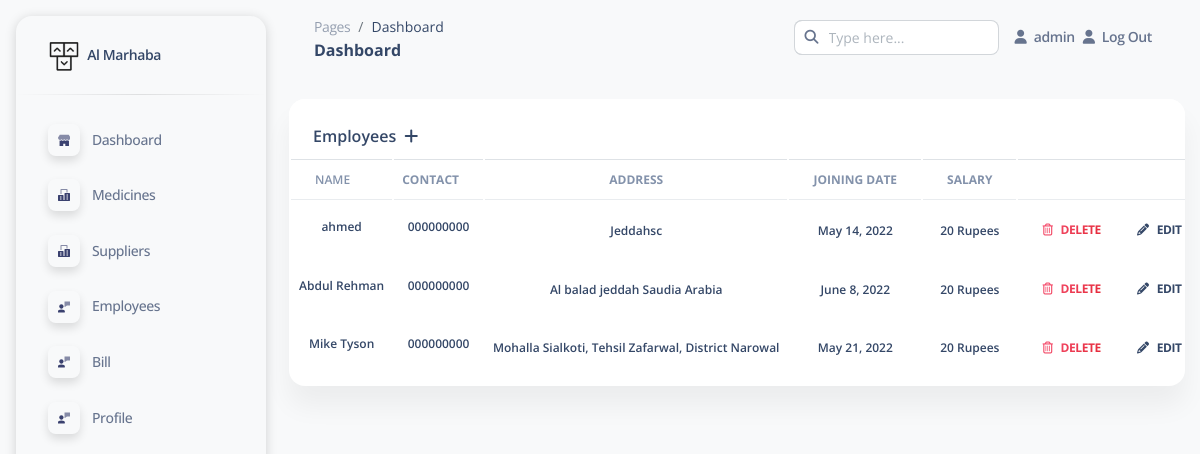
Screenshot of /empl (signed in) with the database file from the repository.
### app1/models.py (models this page shows, shortened)
class Employee(models.Model):
    id= models.AutoField(primary_key=True)
    name= models.CharField(max_length=200, null=True)
    userz = models.ForeignKey(User, on_delete=models.SET_NULL,null=True, blank=True)
    contact= models.CharField(max_length=200, null=True)
    address= models.CharField(max_length=200, null=True)
    salary= models.IntegerField()
    joining_date= models.DateField()

### app1/views.py (the view, shortened to what this page needs)
# urls.py: path('empl',views.employee, name='empl'),
@login_required
def employee(request):
    empl = Employee.objects.filter(userz=request.user)
    context={'empl':empl}
    return render(request,'employees.html',context)

### template/employees.html (shortened to what this page needs)
{% extends 'base.html' %} {% load static %}
{% block body %}
<div class="conatiner-fluid py-4">
  <div class="col-12">
    <div class="card mb-4">
      <div class="card-header pb-0">
        <h6>Employees
        <i class="fa fa-plus mx-1" data-toggle="modal" data-target="#btyon"></i>
      </h6>
      </div>
      <div class="card-body px-0 pt-0 pb-2">
        <div class="table-responsive p-0">
          <table class="table align-items-center mb-0">
            <thead>
              <tr>
                <th
                  class="text-uppercase text-secondary text-xs font-weight-bold opacity-10"
                >
                  NAME
                </th>
                <th
                  class="text-uppercase text-secondary text-xs font-weight-bolder opacity-10 ps-2"
                >
                  Contact
                </th>
                <th
                  class="text-center text-uppercase text-secondary text-xs font-weight-bolder opacity-10"
                >
                  Address
                </th>
                <th
                  class="text-center text-uppercase text-secondary text-xs font-weight-bolder opacity-10"
                >
                  Joining Date
                </th>
                <th
                  class="text-center text-uppercase text-secondary text-xs font-weight-bolder opacity-10"
                >
                  Salary
                </th>
                <th>
                </th>
              </tr>
            </thead>
            {% for emp in empl %}
            <tbody>
              <tr>
                <td>
                  <div class="align-middle text-center text-sm">
                    <h6 class="mb-2 text-xs">{{emp.name}}</h6>
                  </div>
                </td>
                <td>
                  <div class="align-middle text-center text-sm">
                    <h6 class="mb-2 mx--4 text-xs">{{emp.contact}}</h6>
                  </div>
                </td>
                <td>
                  <div class="align-middle text-center text-sm">
                    <h6 class="mb-0 text-xs">{{emp.address}}</h6>
                  </div>
                </td>
                <td>
                  <div class="align-middle text-center text-sm">
                    <h6 class="mb-0 text-xs">{{emp.joining_date}}</h6>
                  </div>
                </td>
                <td>
                  <div class="align-middle text-center text-sm">
                    <h6 class="mb-0 text-xs">{{emp.salary}} Rupees</h6>
                  </div>
                </td>
                <td>
                  <div class="ms-auto text-end">
                    <a class="btn btn-link text-danger text-gradient px-3 mb-0" href="javascript:;"><i class="far fa-trash-alt me-2" aria-hidden="true"></i>Delete</a>
                    <a class="btn btn-link text-dark px-3 mb-0" href="javascript:;"><i class="fas fa-pencil-alt text-dark me-2" aria-hidden="true"></i>Edit</a>
                  </div>
                </td>
              </tr>
            </tbody>
            {% endfor %}
          </table>
        </div>
      </div>
    </div>
  </div>
    {% endblock body %}

### template/base.html (shortened to what this page needs)
<!DOCTYPE html>
<html lang="en">
{%load static%}
<head>
  <link rel="stylesheet" href="https://cdn.jsdelivr.net/npm/bootstrap@4.5.3/dist/css/bootstrap.min.css"
>
  <link href="static\assets\css\nucleo-icons.css" rel="stylesheet" />
  <link href="static\assets\css\nucleo-svg.css" rel="stylesheet" />
  <link href="static\assets\css\nucleo-svg.css" rel="stylesheet" />
  <link id="pagestyle" href="static\assets\css\soft-ui-dashboard.css?v=1.0.5" rel="stylesheet" />
</head>
<body class="g-sidenav-show  bg-gray-100">
  <aside class="sidenav navbar navbar-vertical navbar-expand-xs border-0 border-radius-xl my-3 fixed-start ms-3 " id="sidenav-main">
    <div class="sidenav-header">
      <a class="navbar-brand m-0" href="/" target="_blank">
        <img src="static\assets\img\logo-ct.png" class="navbar-brand-img h-100" alt="main_logo">
        <span class="ms-1 font-weight-bold">Al Marhaba</span>
      </a>
    </div>
    <hr class="horizontal dark mt-0">
    <div class="collapse navbar-collapse  w-auto " style="height: 100%;" id="sidenav-collapse-main">
      <ul class="navbar-nav">
        <li class="nav-item">
          <a class="nav-link  " href="dash">
            <div class="icon icon-shape icon-sm shadow border-radius-md bg-transparent text-center me-2 d-flex align-items-center justify-content-center">
            </div>
            <span class="nav-link-text ms-1">Dashboard</span>
          </a>
        </li>
        <li class="nav-item ">
          <a class="nav-link  " href="med">
            <div class="icon icon-shape icon-sm shadow border-radius-md bg-transparent text-center me-2 d-flex align-items-center justify-content-center">
            </div>
            <span class="nav-link-text ms-1">Medicines</span>
          </a>
        </li>
        <li class="nav-item">
          <a class="nav-link  " href="suppl">
            <div class="icon icon-shape icon-sm shadow border-radius-md bg-transparent text-center me-2 d-flex align-items-center justify-content-center">
            </div>
            <span class="nav-link-text ms-1">Suppliers</span>
          </a>
        </li>
        <li class="nav-item">
          <a class="nav-link  " href="empl">
            <div class="icon icon-shape icon-sm shadow border-radius-md bg-transparent text-center me-2 d-flex align-items-center justify-content-center">
            </div>
            <span class="nav-link-text ms-1">Employees</span>
          </a>
        </li>
        <li class="nav-item">
          <a class="nav-link  " href="recipt">
            <div class="icon icon-shape icon-sm shadow border-radius-md bg-transparent text-center me-2 d-flex align-items-center justify-content-center">
            </div>
            <span class="nav-link-text ms-1">Bill</span>
          </a>
        </li>
        <li class="nav-item">
          <a class="nav-link  " href="../pages/profile.html">
            <div class="icon icon-shape icon-sm shadow border-radius-md bg-transparent text-center me-2 d-flex align-items-center justify-content-center">
            </div>
            <span class="nav-link-text ms-1">Profile</span>
          </a>
        </li>
      </ul>
    </div>
  </aside>
  <main class="main-content position-relative max-height-vh-100 h-100 border-radius-lg ">
    <nav class="navbar navbar-main navbar-expand-lg px-0 mx-4 shadow-none border-radius-xl" id="navbarBlur" navbar-scroll="true">
      <div class="container-fluid py-1 px-3">
        <nav aria-label="breadcrumb">
          <ol class="breadcrumb bg-transparent mb-0 pb-0 pt-1 px-0 me-sm-6 me-5">
            <li class="breadcrumb-item text-sm"><a class="opacity-5 text-dark" href="javascript:;">Pages</a></li>
            <li class="breadcrumb-item text-sm text-dark " aria-current="page">Dashboard</li>
          </ol>
          <h6 class="font-weight-bolder mb-0 ">Dashboard</h6>
        </nav>
        <div class="collapse navbar-collapse mt-sm-0 mt-2 me-md-0 me-sm-4" id="navbar">
          <div class="ms-md-auto pe-md-3 d-flex align-items-center">
            <form method="get">
            <div class="input-group ">
              <span class="input-group-text text-body bg-transparent"><i class="fas fa-search" aria-hidden="true"></i></span>
              <input type="text" class="form-control" placeholder="Type here...">
            </div>
          </form>
          </div>
          {%if user.is_authenticated%}
          <ul class="navbar-nav  justify-content-end">
            <li class="nav-item d-flex align-items-center">
              <a href="#" class="nav-link text-body font-weight-bold px-0">
                <i class="fa fa-user me-sm-1"></i>
                <span class="d-sm-inline d-none">{{request.user}}</span>
              </a>
            </li>
            <li class="nav-item d-flex align-items-center mx-2">
              <a href="logout" class="nav-link text-body font-weight-bold px-0">
                <i class="fa fa-user me-sm-1"></i>
                <span class="d-sm-inline d-none">Log Out</span>
              </a>
            </li>
          </ul>
          {%endif%}
        </div>
      </div>
    </nav>
      {% block body %}{% endblock body %}
</body>
</html>

### static/assets/css/nucleo-svg.css (style rules this page uses)
.icon { display: inline-block; color: #111111; height: 1em; width: 1em; }
.icon-sm { height: 0.8em; width: 0.8em; }
.icon { fill: currentColor; stroke: none; }

### rows the page displays
Employee: name "ahmed", contact "000000000", address "Jeddahsc", joining_date "May 14, 2022", salary "20"
Employee: name "Abdul Rehman", contact "000000000", address "Al balad jeddah Saudia Arabia", joining_date "June 8, 2022", salary "20"
Employee: name "Mike Tyson", contact "000000000", address "Mohalla Sialkoti, Tehsil Zafarwal, District Narowal", joining_date "May 21, 2022", salary "20"

### other values shown
{{ request.user }} "admin"
